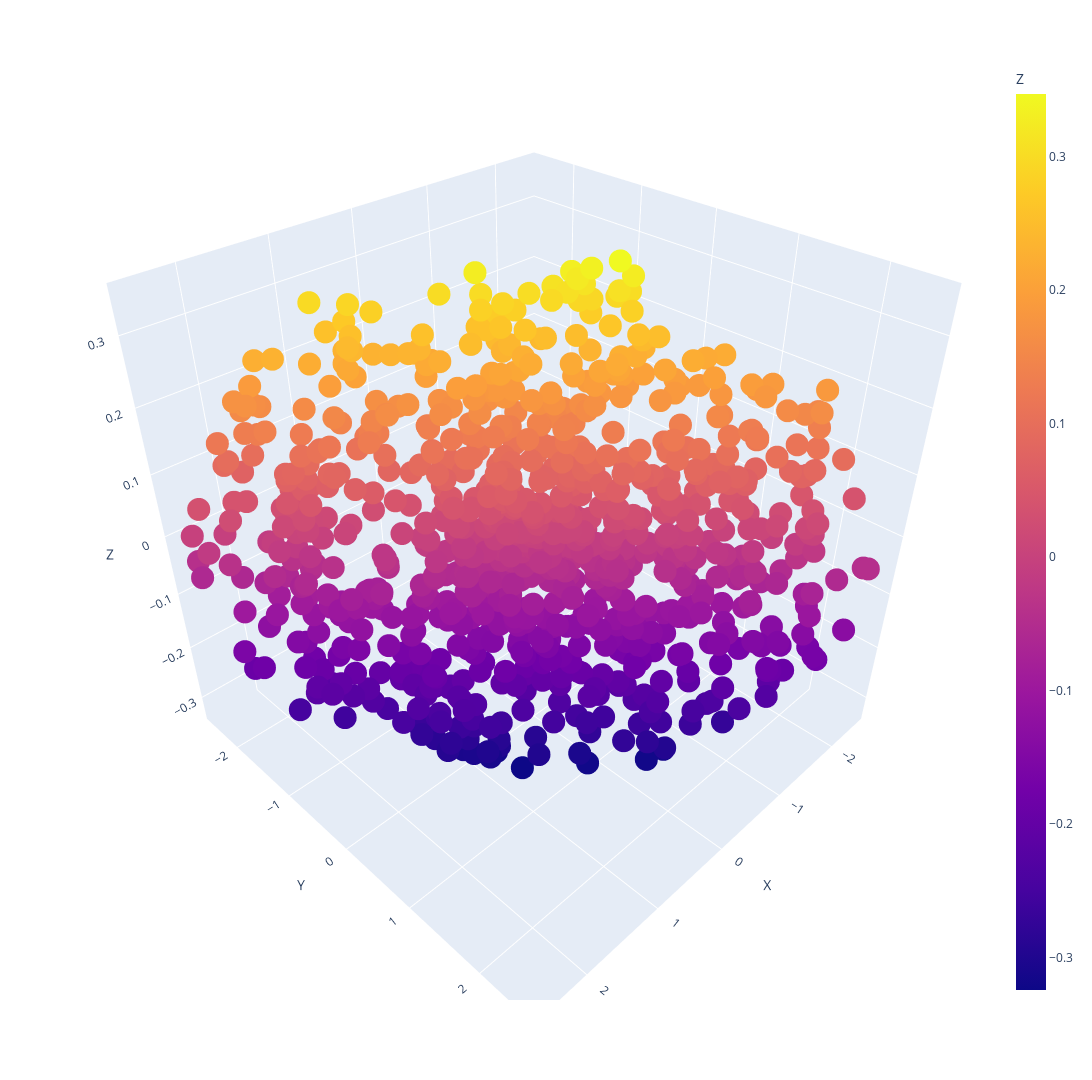

The code cell stored with this chart in its notebook:
### Code cell
import plotly.express as px

df = pd.DataFrame(Y,columns=['X','Y','Z'])
fig = px.scatter_3d(df, x='X', y='Y', z='Z',
              color='Z',width=1920, height=1080)
fig.show()

### Figure 1 — Plotly figure (JSON) as saved in the notebook; plotly's stock layout.template omitted (floating-point values rounded to 4 significant figures; data arrays with more than 128 entries replaced by an {"elided": "..."} marker saying what was removed)
{"data": [{"hovertemplate": "X=%{x}<br>Y=%{y}<br>Z=%{marker.color}<extra></extra>", "legendgroup": "", "marker": {"color": {"elided": "1000 float values"}, "coloraxis": "coloraxis", "symbol": "circle"}, "mode": "markers", "name": "", "scene": "scene", "showlegend": false, "type": "scatter3d", "x": {"elided": "1000 float values"}, "y": {"elided": "1000 float values"}, "z": {"elided": "1000 float values"}}], "layout": {"coloraxis": {"colorbar": {"title": {"text": "Z"}}, "colorscale": [[0, "#0d0887"], [0.1111, "#46039f"], [0.2222, "#7201a8"], [0.3333, "#9c179e"], [0.4444, "#bd3786"], [0.5556, "#d8576b"], [0.6667, "#ed7953"], [0.7778, "#fb9f3a"], [0.8889, "#fdca26"], [1, "#f0f921"]]}, "height": 1080, "legend": {"tracegroupgap": 0}, "margin": {"t": 60}, "scene": {"domain": {"x": [0, 1], "y": [0, 1]}, "xaxis": {"title": {"text": "X"}}, "yaxis": {"title": {"text": "Y"}}, "zaxis": {"title": {"text": "Z"}}}, "width": 1920}}
